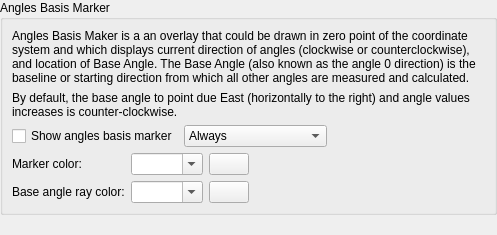
<?xml version="1.0" encoding="UTF-8"?>
<ui version="4.0">
 <class>LC_SettingsPageCoordinateSystemAnglesBasis</class>
 <widget class="QWidget" name="LC_SettingsPageCoordinateSystemAnglesBasis">
  <property name="geometry">
   <rect>
    <x>0</x>
    <y>0</y>
    <width>497</width>
    <height>235</height>
   </rect>
  </property>
  <layout class="QGridLayout" name="gridLayout_main">
   <property name="leftMargin">
    <number>0</number>
   </property>
   <property name="topMargin">
    <number>0</number>
   </property>
   <property name="rightMargin">
    <number>0</number>
   </property>
   <property name="bottomMargin">
    <number>0</number>
   </property>
   <item row="1" column="0">
    <spacer name="verticalSpacer">
     <property name="orientation">
      <enum>Qt::Orientation::Vertical</enum>
     </property>
     <property name="sizeHint" stdset="0">
      <size>
       <width>0</width>
       <height>0</height>
      </size>
     </property>
    </spacer>
   </item>
   <item row="0" column="0">
    <widget class="QGroupBox" name="groupBox_20">
     <property name="title">
      <string>Angles Basis Marker</string>
     </property>
     <layout class="QVBoxLayout" name="verticalLayout">
      <item>
       <widget class="QLabel" name="label">
        <property name="text">
         <string>Angles Basis Maker is a an overlay that could be drawn in zero point of the coordinate system and which displays current direction of angles (clockwise or counterclockwise), and location of Base Angle. The Base Angle (also known as the angle 0 direction) is the baseline or starting direction from which all other angles are measured and calculated.</string>
        </property>
        <property name="wordWrap">
         <bool>true</bool>
        </property>
       </widget>
      </item>
      <item>
       <widget class="QLabel" name="label_2">
        <property name="text">
         <string>By default, the base angle to point due East (horizontally to the right) and angle values increases is counter-clockwise.</string>
        </property>
        <property name="wordWrap">
         <bool>true</bool>
        </property>
       </widget>
      </item>
      <item>
       <layout class="QHBoxLayout" name="horizontalLayout">
        <item>
         <widget class="QCheckBox" name="cbAnglesMarkVisible">
          <property name="sizePolicy">
           <sizepolicy hsizetype="Preferred" vsizetype="Preferred">
            <horstretch>0</horstretch>
            <verstretch>0</verstretch>
           </sizepolicy>
          </property>
          <property name="toolTip">
           <string>Angles Basis Marker Visibility

If enabled, angles basis marker will be shown in the orign of coordinates system</string>
          </property>
          <property name="text">
           <string>Show angles basis marker</string>
          </property>
         </widget>
        </item>
        <item>
         <widget class="QComboBox" name="cbAnglesBaseShowPolicy">
          <property name="toolTip">
           <string>Angles Basis Maker Display Mode

Defines when to draw angle basis marker</string>
          </property>
          <property name="sizeAdjustPolicy">
           <enum>QComboBox::SizeAdjustPolicy::AdjustToContents</enum>
          </property>
          <item>
           <property name="text">
            <string>Always</string>
           </property>
          </item>
          <item>
           <property name="text">
            <string>Only for non-defaults</string>
           </property>
          </item>
         </widget>
        </item>
        <item>
         <spacer name="horizontalSpacer_2">
          <property name="orientation">
           <enum>Qt::Orientation::Horizontal</enum>
          </property>
          <property name="sizeHint" stdset="0">
           <size>
            <width>0</width>
            <height>0</height>
           </size>
          </property>
         </spacer>
        </item>
       </layout>
      </item>
      <item>
       <layout class="QGridLayout" name="gridLayout">
        <item row="1" column="0">
         <widget class="QLabel" name="label_29">
          <property name="text">
           <string>Base angle ray color:</string>
          </property>
          <property name="buddy">
           <cstring>cbAnglesMarkColorAngleRay</cstring>
          </property>
         </widget>
        </item>
        <item row="1" column="1">
         <widget class="QComboBox" name="cbAnglesMarkColorAngleRay">
          <property name="toolTip">
           <string>Base Angle Ray Color

Color of Base Angle baseline ray</string>
          </property>
          <property name="editable">
           <bool>true</bool>
          </property>
          <property name="sizeAdjustPolicy">
           <enum>QComboBox::SizeAdjustPolicy::AdjustToContents</enum>
          </property>
         </widget>
        </item>
        <item row="0" column="1">
         <widget class="QComboBox" name="cbAnglesMarkColorDirection">
          <property name="toolTip">
           <string>Angles Basis Direction Color

Color of the marker</string>
          </property>
          <property name="editable">
           <bool>true</bool>
          </property>
          <property name="sizeAdjustPolicy">
           <enum>QComboBox::SizeAdjustPolicy::AdjustToContents</enum>
          </property>
         </widget>
        </item>
        <item row="1" column="2">
         <widget class="LC_ColorButton" name="pbAnglesMarkAngleRay">
          <property name="toolTip">
           <string>Base Angle Ray Color

Click to select color.</string>
          </property>
         </widget>
        </item>
        <item row="0" column="0">
         <widget class="QLabel" name="label_28">
          <property name="text">
           <string>Marker color:</string>
          </property>
          <property name="buddy">
           <cstring>cbAnglesMarkColorDirection</cstring>
          </property>
         </widget>
        </item>
        <item row="0" column="2">
         <widget class="LC_ColorButton" name="pbAnglesMarkDirection">
          <property name="toolTip">
           <string>Direction Circle

Click to select color.</string>
          </property>
         </widget>
        </item>
        <item row="0" column="3">
         <spacer name="horizontalSpacer">
          <property name="orientation">
           <enum>Qt::Orientation::Horizontal</enum>
          </property>
          <property name="sizeHint" stdset="0">
           <size>
            <width>0</width>
            <height>0</height>
           </size>
          </property>
         </spacer>
        </item>
       </layout>
      </item>
     </layout>
    </widget>
   </item>
  </layout>
 </widget>
 <customwidgets>
  <customwidget>
   <class>LC_ColorButton</class>
   <extends>QPushButton</extends>
   <header>lc_color_button.h</header>
  </customwidget>
 </customwidgets>
 <resources/>
 <connections/>
</ui>
